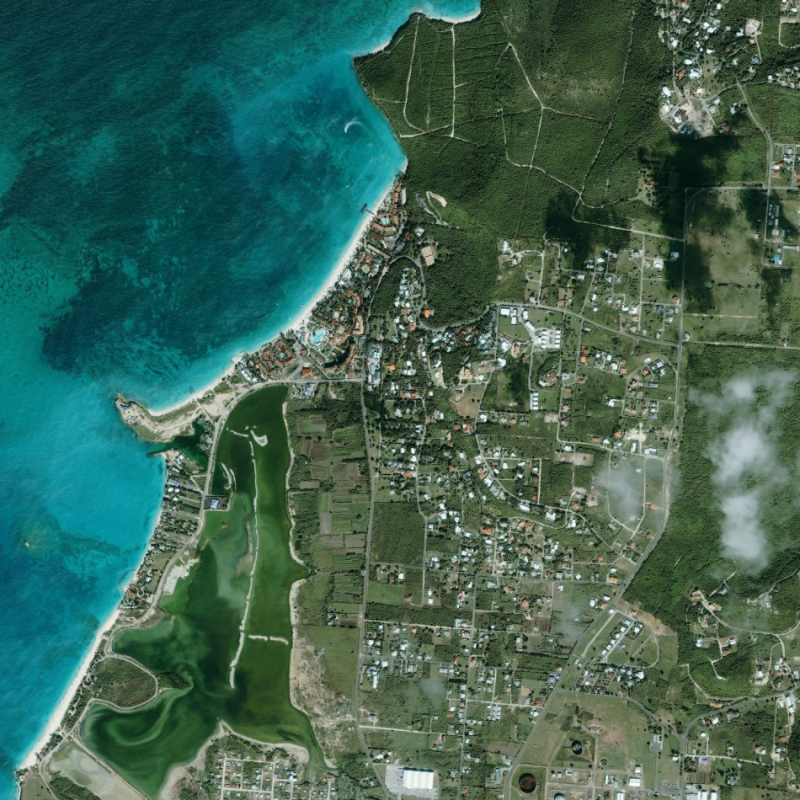
#> input picture test1.jpg, 1600 x 1600 px (shown at 1/2 size)
$ python region_segmenter.py
#> lines starting #> are read from the running program, lines starting #| are printed output that depends on the picture; after the words box and inside, x2 and y2 are one past the last pixel; in counts of white or black regions, pixels touching at a corner belong together

# [215 lines of commented-out code are left out]

"""
region_segmenter.py  —  Coastline-aware Adaptive Quadtree Segmentation
Stage 1 for adaptive Hilbert indexing.

Architecture (from Sun et al. 2024 + Hilbert papers):

  Step A — Binary water/land mask
    water_score = (B - R) / (R+G+B)  >= WATER_THRESH → water pixel
    Result: per-pixel boolean mask, same size as image.

  Step B — Quadtree decomposition, criterion = mask composition
    For each tile:
      - ALL water pixels   → WATER leaf     (order 2, big blue tile)
      - ALL land pixels    → LAND subtree   (split by entropy: order 3 or 4)
      - MIXED (boundary)   → TRANSITION leaf at depth=1 (order 3, green)
        This is the key: coastline tiles are defined geometrically
        (mask straddles water+land), NOT by entropy.

  Step C — Land-only entropy split
    Pure-land tiles at depth 0 → split once
    At depth 1: entropy >= ENTROPY_URBAN_THRESH → split again (order 4)
               entropy <  ENTROPY_URBAN_THRESH → transition leaf (order 3)
    depth 2 always → urban leaf (order 4)

Output:
  segmentation_map.json
  segmentation_vis.png
  water_mask.png           ← binary mask for inspection
"""

import json, logging
import numpy as np
from PIL import Image, ImageDraw, ImageFont

logging.basicConfig(level=logging.INFO, format="%(asctime)s  %(message)s")
log = logging.getLogger("QuadtreeSegmenter")

BASE_GRID            = 4       # starting coarse grid
WATER_THRESH         = 0.04    # pixel-level water gate: (B-R)/(R+G+B)
MIXED_THRESH         = 0.12    # fraction of tile that must be water to call it "mixed"
ENTROPY_URBAN_THRESH = 2.80    # depth-1 land tile: above this → urban (split again)

ORDER_MAP    = {0: 2, 1: 3, 2: 4}
CLASS_NAMES  = {0: "water/flat", 1: "transition/coastline", 2: "urban/detail"}
CLASS_COLORS = {
    0: (30,  120, 210),
    1: (60,  170, 80),
    2: (210, 55,  55),
}
OUTPUT_JSON  = "segmentation_map.json"
OUTPUT_VIS   = "segmentation_vis.png"
OUTPUT_MASK  = "water_mask.png"


# ── Step A: build pixel-level water mask ──────────────────────────
def build_water_mask(arr: np.ndarray) -> np.ndarray:
    """Returns boolean array (H, W): True = water pixel."""
    r = arr[:,:,0].astype(np.float32)
    g = arr[:,:,1].astype(np.float32)
    b = arr[:,:,2].astype(np.float32)
    score = (b - r) / (r + g + b + 1e-6)
    return score >= WATER_THRESH


# ── Entropy of gradient ───────────────────────────────────────────
def compute_entropy(patch: np.ndarray) -> float:
    gray = patch.mean(axis=2).astype(np.float32)
    dx   = np.diff(gray, axis=1)
    dy   = np.diff(gray, axis=0)
    mag  = np.sqrt(dx[:-1,:]**2 + dy[:,:-1]**2).ravel()
    if mag.max() == 0: return 0.0
    hist, _ = np.histogram(mag, bins=32, range=(0, mag.max()+1e-6))
    hist = hist.astype(np.float64); hist /= hist.sum()
    mask = hist > 0
    return float(-np.sum(hist[mask] * np.log2(hist[mask])))


# ── Step B+C: recursive quadtree ─────────────────────────────────
def subdivide(arr, wmask, x0, y0, w, h, depth, tiles):
    """
    wmask : full-image boolean water mask (H, W)
    Tile mask region: wmask[y0:y0+h, x0:x0+w]
    """
    tile_mask  = wmask[y0:y0+h, x0:x0+w]
    water_frac = tile_mask.mean()          # fraction of water pixels

    # ── Classify tile by mask composition ────────────────────────
    if water_frac >= (1.0 - MIXED_THRESH):
        # Predominantly water → water leaf (any depth)
        _leaf(tiles, 0, 2, depth, arr, wmask, x0, y0, w, h)

    elif water_frac >= MIXED_THRESH:
        # Mixed tile → coastline/transition
        if depth < 1 and w >= 16 and h >= 16:
            # Split once to localise the boundary more precisely
            _split(arr, wmask, x0, y0, w, h, depth+1, tiles)
        else:
            # At depth≥1 a mixed tile is the transition leaf
            _leaf(tiles, 1, 3, depth, arr, wmask, x0, y0, w, h)

    else:
        # Predominantly land → decide by entropy and depth
        if depth == 0:
            # Always split base land tiles
            _split(arr, wmask, x0, y0, w, h, depth+1, tiles)
        elif depth == 1:
            ent = compute_entropy(arr[y0:y0+h, x0:x0+w])
            if ent >= ENTROPY_URBAN_THRESH and w >= 16 and h >= 16:
                _split(arr, wmask, x0, y0, w, h, depth+1, tiles)
            else:
                _leaf(tiles, 1, 3, depth, arr, wmask, x0, y0, w, h)
        else:
            # depth == 2: urban leaf
            _leaf(tiles, 2, 4, depth, arr, wmask, x0, y0, w, h)


def _split(arr, wmask, x0, y0, w, h, depth, tiles):
    hw, hh = w//2, h//2
    subdivide(arr, wmask, x0,    y0,    hw, hh, depth, tiles)
    subdivide(arr, wmask, x0+hw, y0,    hw, hh, depth, tiles)
    subdivide(arr, wmask, x0,    y0+hh, hw, hh, depth, tiles)
    subdivide(arr, wmask, x0+hw, y0+hh, hw, hh, depth, tiles)


def _leaf(tiles, cls, order, depth, arr, wmask, x0, y0, w, h):
    patch      = arr[y0:y0+h, x0:x0+w]
    mean_color = patch.mean(axis=(0,1)).tolist()
    ent        = compute_entropy(patch)
    tile_mask  = wmask[y0:y0+h, x0:x0+w]
    tiles.append({
        "tile_x":      x0,
        "tile_y":      y0,
        "width":       w,
        "height":      h,
        "depth":       depth,
        "class":       cls,
        "order":       order,
        "class_name":  CLASS_NAMES[cls],
        "mean_color":  mean_color,
        "entropy":     ent,
        "water_frac":  float(tile_mask.mean()),
        "pixel_bbox":  [x0, y0, x0+w, y0+h],
    })


# ── Main ──────────────────────────────────────────────────────────
def segment_image(image_path: str) -> list:
#> called with image_path = 'test1.jpg'
    log.info(f"Loading: {image_path}")
    img  = Image.open(image_path).convert("RGB")
#> img is the input picture: PIL image 1600x1600 RGB; mean R, G, B 62, 99.5, 83.7
    w, h = img.size

    cw = (w // BASE_GRID) * BASE_GRID
    ch = (h // BASE_GRID) * BASE_GRID
    img = img.crop(((w-cw)//2, (h-ch)//2, (w-cw)//2+cw, (h-ch)//2+ch))
    arr = np.array(img)
    log.info(f"Cropped to {cw}×{ch}")

    # Step A: pixel-level mask
    wmask = build_water_mask(arr)
#> in build_water_mask, `b = arr[:,:,2].astype(np.float32)`:
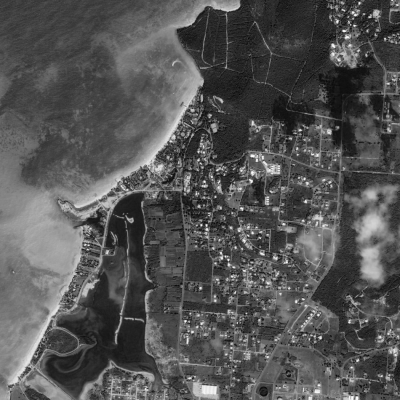
#> b: shape (1600, 1600) float32 (shown at 1/4 size); min 0, max 255, mean 83.7
#> in build_water_mask, `return score >= WATER_THRESH`:
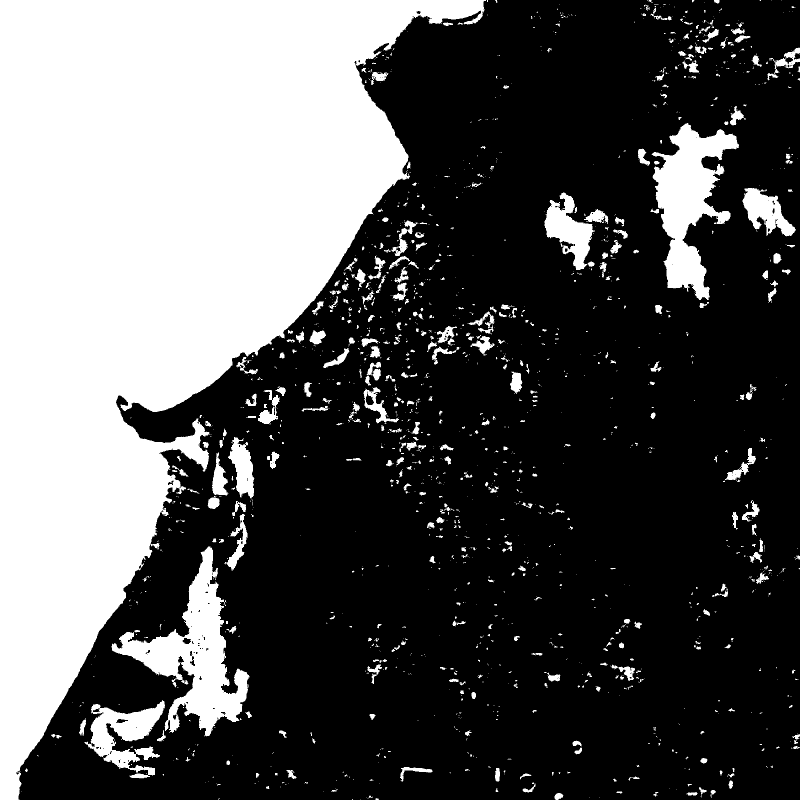
#> returned value: shape (1600, 1600) bool (shown at 1/2 size); 34.3% white; 1755 white regions (1332 under 20 px), largest, box (x1, y1, x2, y2) and area: (0, 0, 972, 1600) 733391, (223, 1093, 499, 1473) 33810, (1303, 246, 1478, 600) 28157
    log.info(f"Water mask: {wmask.mean()*100:.1f}% of pixels are water")
    _save_mask(wmask)

    # Step B+C: quadtree
    cell_w = cw // BASE_GRID
    cell_h = ch // BASE_GRID
    tiles  = []
    for ty in range(BASE_GRID):
        for tx in range(BASE_GRID):
            subdivide(arr, wmask,
                      tx*cell_w, ty*cell_h, cell_w, cell_h,
                      depth=0, tiles=tiles)
#> this loop made 4 passes
#> pass 1, in _leaf, `patch      = arr[y0:y0+h, x0:x0+w]`:
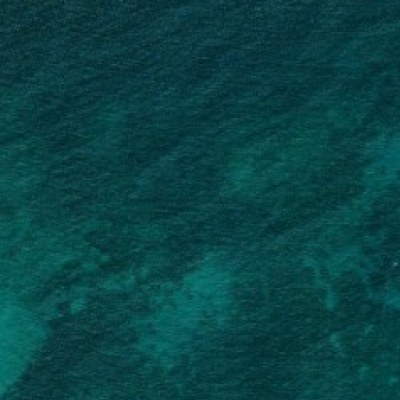
#> patch: shape (400, 400, 3); mean R, G, B 8.7, 67.3, 69.2
#> pass 1, in compute_entropy, `gray = patch.mean(axis=2).astype(np.float32)`:
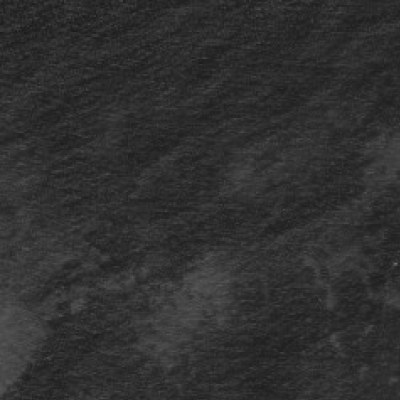
#> gray: shape (400, 400) float32; min 25, max 111.3, mean 48.4
#> pass 1, in compute_entropy, `dx   = np.diff(gray, axis=1)`:
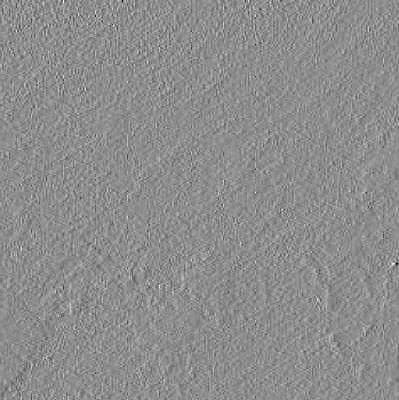
#> dx: shape (400, 399) float32; min -32, max 25.67, mean 0; drawn with min black and max white

    from collections import Counter
    by_cls   = Counter(t["class"]  for t in tiles)
    by_depth = Counter(t["depth"]  for t in tiles)
    log.info(f"Quadtree → {len(tiles)} leaf tiles:")
    for c in range(3):
        log.info(f"  Class {c} ({CLASS_NAMES[c]}, order={ORDER_MAP[c]}): {by_cls[c]} tiles")
    log.info(f"  By depth: {dict(sorted(by_depth.items()))}")

    with open(OUTPUT_JSON, "w") as f:
        json.dump({
            "grid_size":  BASE_GRID,
            "image_size": [cw, ch],
            "cell_size":  [cell_w, cell_h],
            "max_depth":  2,
            "tiles":      tiles,
        }, f, indent=2)
    log.info(f"Saved: {OUTPUT_JSON}")

    _visualize(img, tiles, wmask)
    return tiles


def _save_mask(wmask: np.ndarray):
    vis = (wmask.astype(np.uint8) * 255)
    Image.fromarray(vis).save(OUTPUT_MASK)
    log.info(f"Saved: {OUTPUT_MASK}")


def _visualize(img: Image.Image, tiles: list, wmask: np.ndarray):
    # Blend a subtle blue tint over water pixels for context
    canvas  = img.copy().convert("RGBA")

    # Water tint overlay from mask
    tint = Image.new("RGBA", canvas.size, (0, 0, 0, 0))
#> tint: PIL image 1600x1600 RGBA; every value is 0
    tint_arr = np.array(tint)
    tint_arr[wmask, 0] = 30
    tint_arr[wmask, 1] = 100
    tint_arr[wmask, 2] = 200
    tint_arr[wmask, 3] = 40
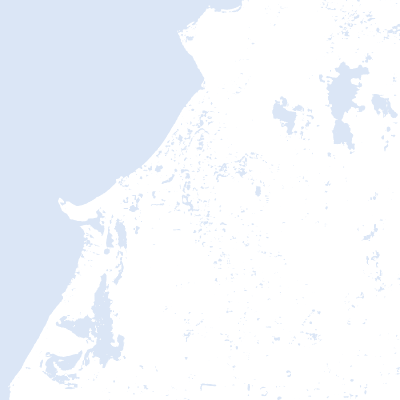
#> tint_arr: shape (1600, 1600, 4) (shown at 1/4 size); mean R, G, B, A 10.3, 34.3, 68.5, 13.7; transparent parts drawn white
    canvas = Image.alpha_composite(canvas, Image.fromarray(tint_arr, "RGBA"))

    overlay = Image.new("RGBA", canvas.size, (0, 0, 0, 0))
    draw    = ImageDraw.Draw(overlay)

    try:
        font    = ImageFont.truetype("/usr/share/fonts/truetype/dejavu/DejaVuSans-Bold.ttf", 11)
        font_sm = ImageFont.truetype("/usr/share/fonts/truetype/dejavu/DejaVuSans.ttf", 9)
    except Exception:
        font = font_sm = ImageFont.load_default()

    for tile in tiles:
        cls             = tile["class"]
        order           = tile["order"]
        ent             = tile["entropy"]
        wf              = tile["water_frac"]
        x0, y0, x1, y1 = tile["pixel_bbox"]
        r, g, b         = CLASS_COLORS[cls]
        tile_w          = x1 - x0

        draw.rectangle([x0, y0, x1-1, y1-1],
                       fill=(r, g, b, 50),
                       outline=(r, g, b, 230), width=2)
        if tile_w >= 28:
            draw.text((x0+3, y0+2),  f"ord={order}",
                      fill=(255,255,255,255), font=font)
        if tile_w >= 55:
            draw.text((x0+3, y0+15), f"H={ent:.2f} wf={wf:.2f}",
                      fill=(220,220,220,210), font=font_sm)

    # Legend
    lx, ly = 8, img.height - 65
    for cls, name in CLASS_NAMES.items():
        r, g, b = CLASS_COLORS[cls]
        draw.rectangle([lx, ly, lx+12, ly+12], fill=(r, g, b, 230))
        draw.text((lx+16, ly), f"Class {cls}: {name}  (order {ORDER_MAP[cls]})",
                  fill=(255,255,255,255), font=font_sm)
        ly += 18
#> after the loop, ly = 1589

    Image.alpha_composite(canvas, overlay).convert("RGB").save(OUTPUT_VIS)
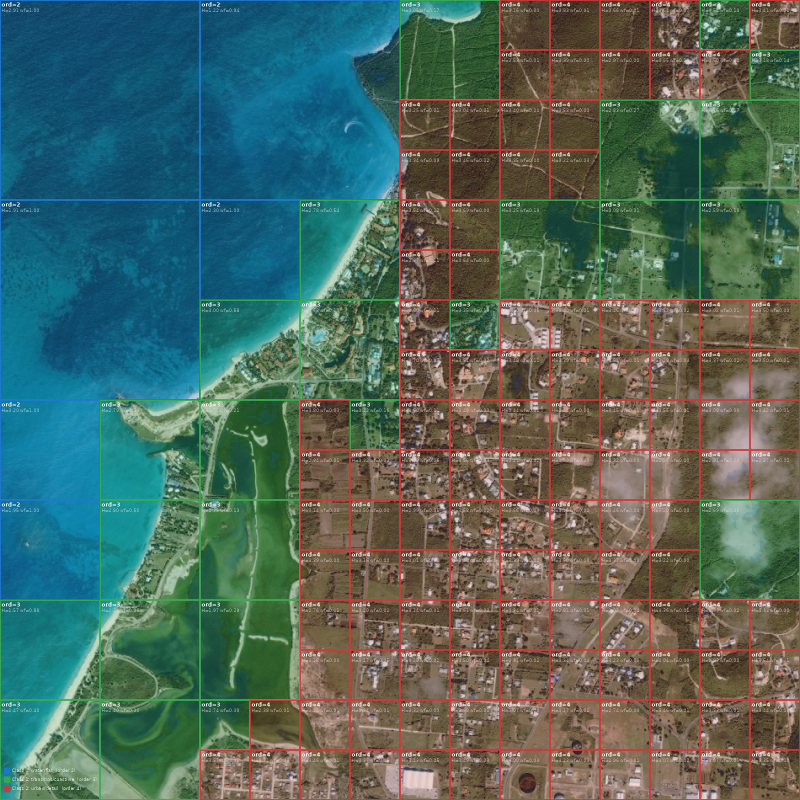
#> saved as segmentation_vis.png: PIL image 1600x1600 RGB (shown at 1/2 size); mean R, G, B 78.9, 102.4, 92.9
    log.info(f"Saved: {OUTPUT_VIS}")


if __name__ == "__main__":
    import sys
    path = sys.argv[1] if len(sys.argv) > 1 else "test1.jpg"
    segment_image(path)

$ run again, with hilbert_curve_visualization.png saved as test1.jpg
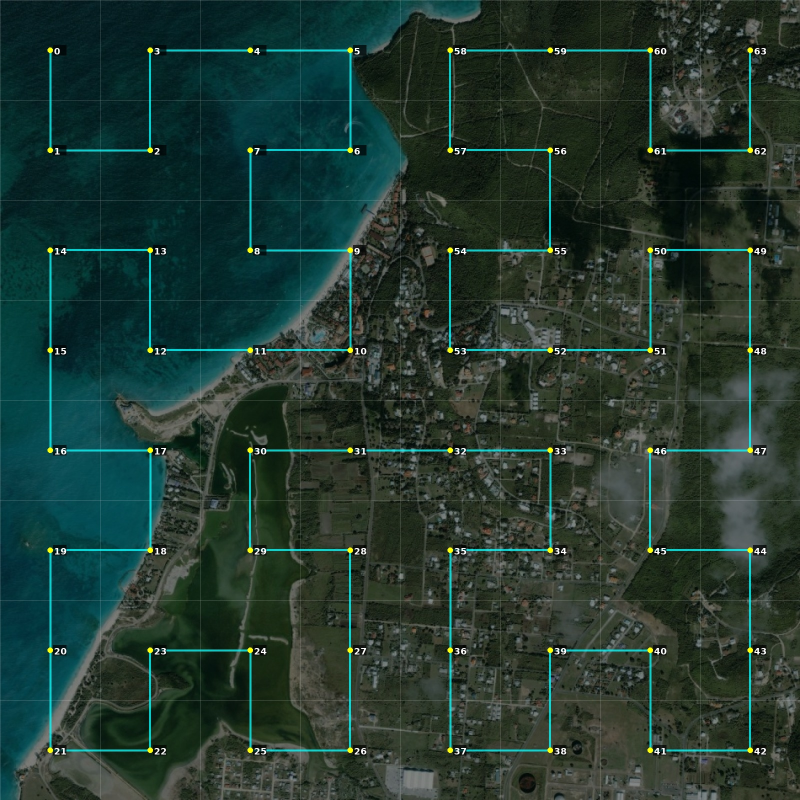
#> input picture hilbert_curve_visualization.png, 1600 x 1600 px (shown at 1/2 size)
#> in segment_image, img is the input picture: PIL image 1600x1600 RGB; mean R, G, B 34, 56.7, 48
#> in build_water_mask, `return score >= WATER_THRESH`:
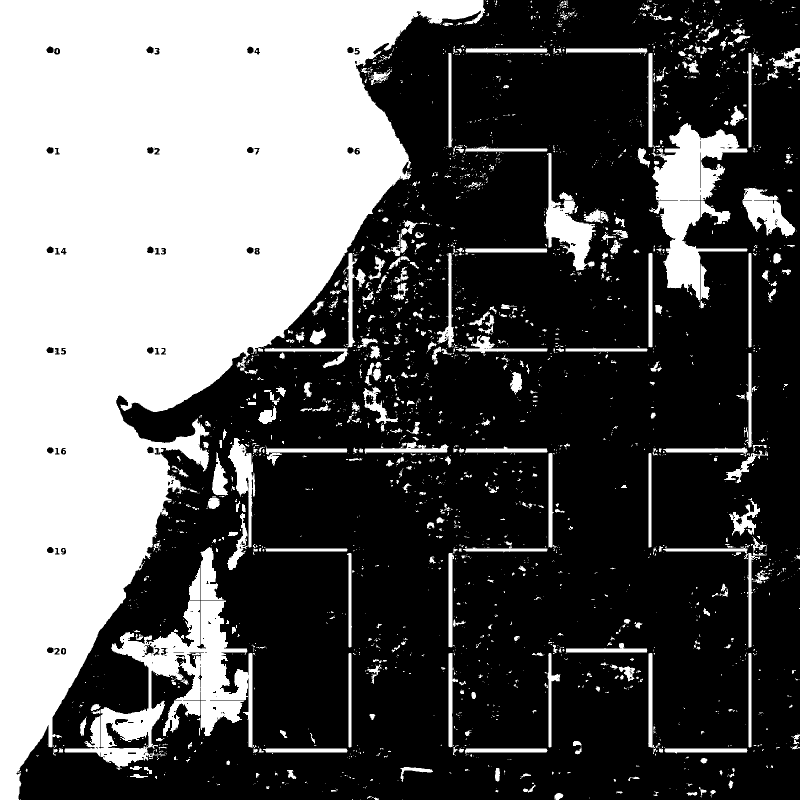
#> returned value: shape (1600, 1600) bool (shown at 1/2 size); 36.2% white; 2914 white regions (2373 under 20 px), largest, box (x1, y1, x2, y2) and area: (0, 0, 970, 1600) 729770, (129, 1201, 508, 1540) 41724, (1298, 246, 1495, 600) 27310
#> the loop in segment_image, `for ty in range(BASE_GRID):` made 4 passes
#> tint: PIL image 1600x1600 RGBA; every value is 0
#> after the loop in _visualize, `for cls, name in CLASS_NAMES.items():`: ly = 1589
#> in _visualize, `Image.alpha_composite(canvas, overlay).convert("RGB").save(OUTPUT_VIS)`:
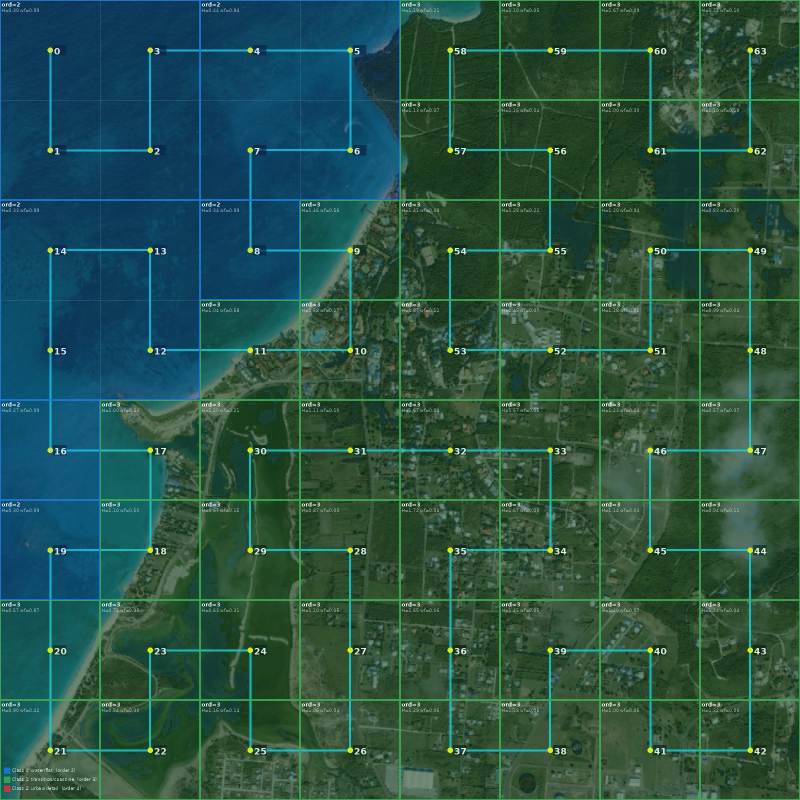
#> saved as segmentation_vis.png: PIL image 1600x1600 RGB (shown at 1/2 size); mean R, G, B 39.7, 81.8, 68.5
